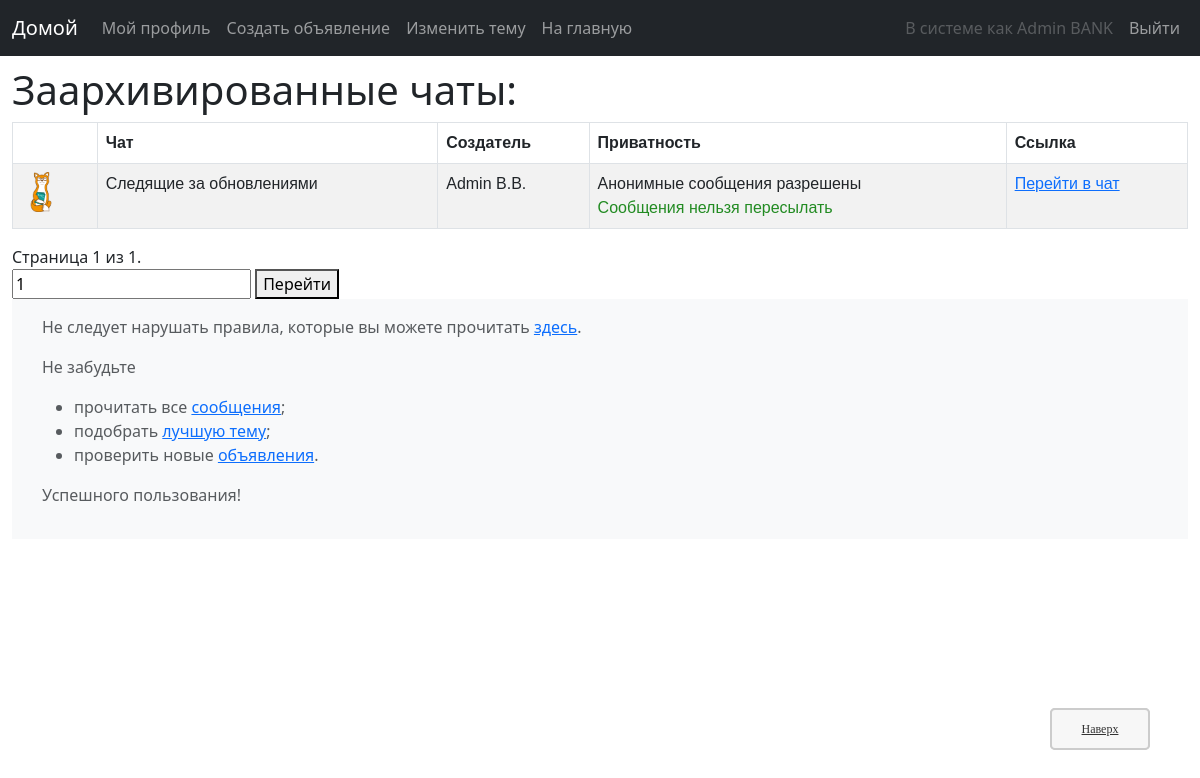
The app's page /messenger/chats/archive/ (signed in), older data.
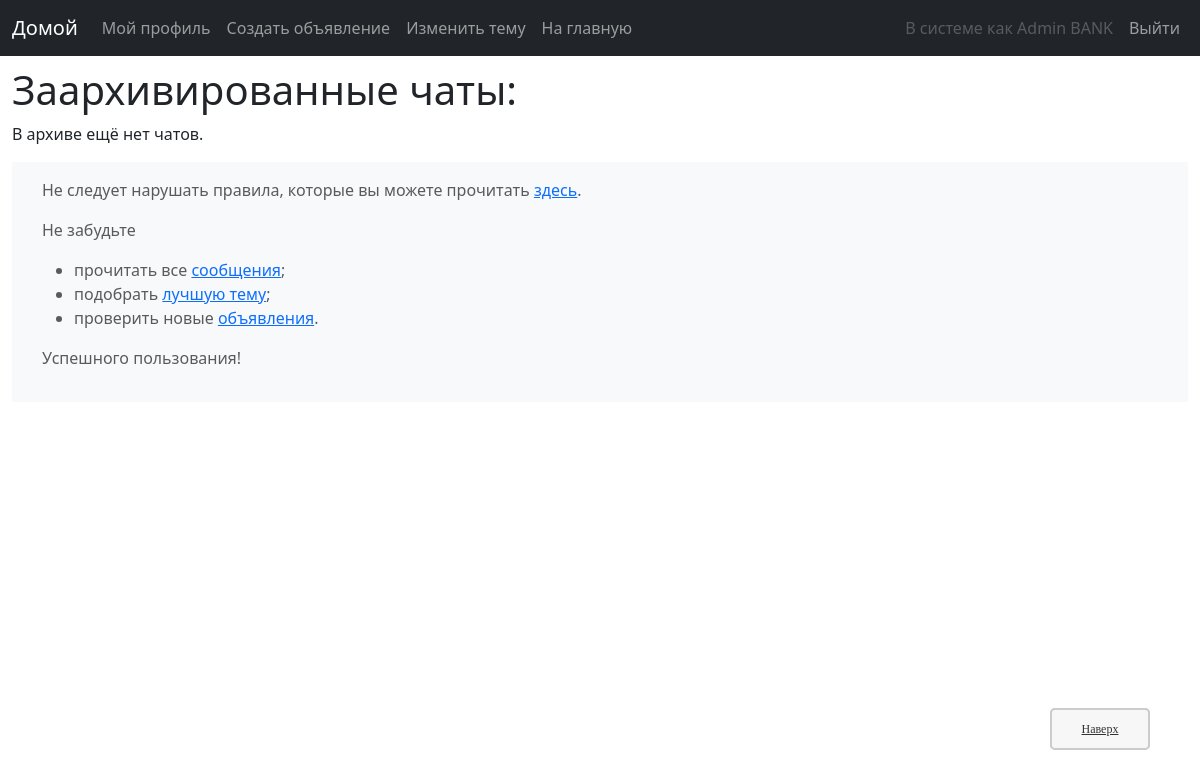
The same page, newer data.
### messenger/models.py (models this page shows, shortened)
class chat(models.Model):
    cnt = models.IntegerField(default=1, editable=False)
    name = models.CharField(max_length=50, default='', verbose_name='Название чата:')
    description = models.CharField(max_length=500, default='', verbose_name='Описание чата:')
    creator = models.ForeignKey(account, related_name='creator_chat', on_delete=models.CASCADE, null=True, verbose_name="Создатель:")
    anonim = models.BooleanField(default=False, verbose_name='Если вы хотите сделать чат анонимным, поставьте здесь галочку. Этот параметр неизменяем.')
    anonim_legacy = models.BooleanField(default=False, verbose_name='Поставьте галочку, если хотите разрешить участникам отправлять анонимные сообщения.')
    avaliable_resend_messages = models.BooleanField(default=True, verbose_name='Поставьте галочку, если хотите разрешить пересылать сообщения из этого чата.')
    chat_ico = models.ImageField(verbose_name="Иконка чата:")
    id = models.UUIDField(primary_key=True, default=uuid.uuid4, help_text="Уникальный ID чата.")
    def get_absolute_url_from_archive(self):
        return reverse('chats-archived-n', args=[str(self.id)])
    def resend_status(self):
        return self.avaliable_resend_messages
    def anonim_status(self):
        return 'Анонимный чат' if self.anonim else \
               'Анонимные сообщения разрешены' if self.anonim_legacy\
                else 'Все сообщения публичные'
    def get_img(self):
        return static(f'messenger/images/{self.chat_ico}')
    class Meta:
        ordering = ["name"]

### bank/models.py (models this page shows, shortened)
class account(models.Model):
    user = models.OneToOneField(User, on_delete=models.CASCADE, verbose_name="Пользователь:")
    balance = models.FloatField(default=0, verbose_name="Баланс:")
    id = models.UUIDField(primary_key=True, default=uuid.uuid4, help_text="Уникальный ID аккаунта.")#, editable=False)
    first_name = models.CharField(max_length=40, default='Not stated', verbose_name="Имя:")        #   Имя
    middle_name = models.CharField(max_length=40, default='Not stated', verbose_name="Отчество:")  #   Отчество
    last_name = models.CharField(max_length=40, default='Not stated', verbose_name="Фамилия:")     #   Фамилия
    user_group = models.CharField(max_length=40, choices=EXISTING_GROUPS, default='None', help_text='Группа обучения', verbose_name="Занятия:")
    party = models.IntegerField(default=0, verbose_name="Отряд:")
    theme_self = models.CharField(max_length=50, choices=EXISTING_THEMES, default='default', help_text="Как это выглядит, можно посмотреть ниже.", verbose_name="Тема:")
    account_status = models.CharField(max_length=100, default='', blank=True, verbose_name="Статус:")
    class Meta:
        ordering = ["party", "last_name"]
        permissions = PERMISSIONS
    def __str__(self):
        return f'{self.last_name} {self.first_name[0]}.{self.middle_name[0]}.'
    def short_name(self):
        return f'{self.last_name} {self.first_name}'

### messenger/views/chats.py (the view)
@login_required
def chat_archive(request):
    chat_valid_ = chat_valid.objects.exclude(avaliable=True)
    message_all_ = [i.what_chat for i in chat_valid_]
    paginator1 = Paginator(message_all_, 25)
    page1 = request.GET.get('page1')
    try:
        items1 = paginator1.page(page1)
    except PageNotAnInteger:
        items1 = paginator1.page(1)
    except EmptyPage:
        items1 = paginator1.page(paginator1.num_pages)
    return render(request, 'messenger/chats/chat_archive.html', {'messages': items1,})

### messenger/models.py (called while the page is built)
    def from_db_value(self, value, expression, connection):
        if value is None:
            return []
        return json.loads(value)

### templates/messenger/chats/chat_archive.html (shortened to what this page needs)
{% extends "messenger/base_generic.html" %}
{% block content %}
<h1>Заархивированные чаты:</h1>
{% if messages %}
<table class="table table-striped table-bordered table-hover">
    <thead>
        <tr>
            <th scope="col"></th>
            <th scope="col">Чат</th>
            <th scope="col">Создатель</th>
            <th scope="col">Приватность</th>
            <th scope="col">Ссылка</th>
        </tr>
    </thead>
    <tbody>
        {% for element in messages %}
        <tr>
            <td><img src="{{ element.get_img }}" width="40px" height="40px" /></td>
            <td>{{ element.name }}</td>
            <td>{{ element.creator }}</td>
            <td>
                <span {% if element.anonim %} class="green" {% elif not element.anonim_legacy %} class="red" {% endif %}>
                {{ element.anonim_status }}</span>
                <br />
                {% if element.resend_status %}
                <span class="red">Сообщения можно пересылать</span>
                {% else %}
                <span class="green">Сообщения нельзя пересылать</span>
                {% endif %}
            </td>
            <td><a href="{{ element.get_absolute_url_from_archive }}">Перейти в чат</a></td>
        </tr>
        {% endfor %}
    </tbody>
</table>
<span class="page-current">
    Страница {{ messages.number }} из {{ messages.paginator.num_pages }}.
</span>
<form method="GET" action="{% url 'messages' %}">
    <input type="text" name="page1" value="{{ messages.number }}" />
    <button type="submit">Перейти</button>
</form>
{% else %}
    <p>В архиве ещё нет чатов.</p>
{% endif %}
<a href="#top" title="В начало" tabindex="-1" class="topbutton">Наверх</a>
{% endblock %}

Row changes from the older to the newer data that the page shows:
removed chat: get_img (picture), name "Следящие за обновлениями", creator "Admin B.B.", anonim_status "Анонимные сообщения разрешены", avaliable_resend_messages "Сообщения нельзя пересылать"
Text that changed along with them:
{{ messages.number }}: "1" → (not shown)
{{ messages.paginator.num_pages }}: "1" → (not shown)
form field page1: "1" → (not shown)
text no longer shown: "Чат Создатель Приватность Ссылка Страница из . Перейти"
text now shown: "В архиве ещё нет чатов."
